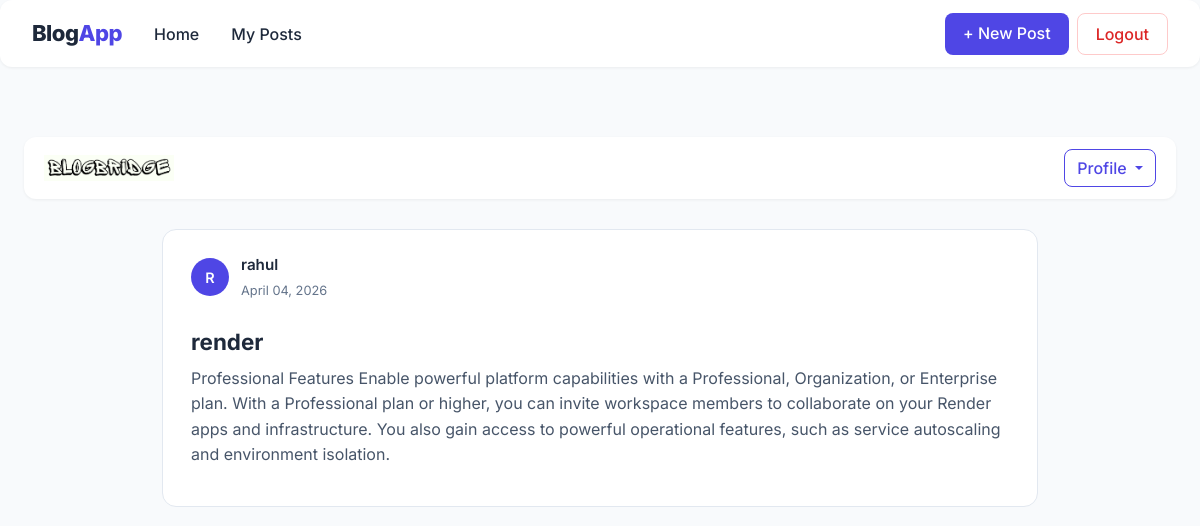
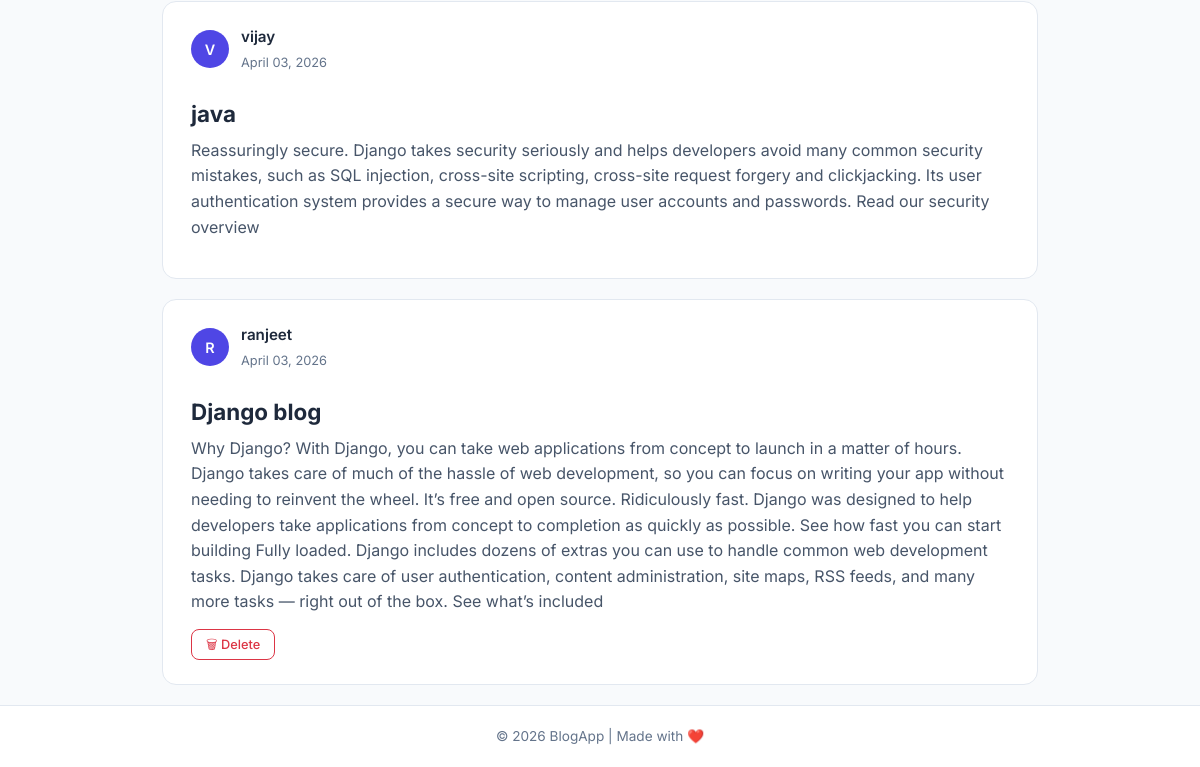
/home/ (signed in), run on an earlier commit of the app's database (2 pictures, top to bottom).
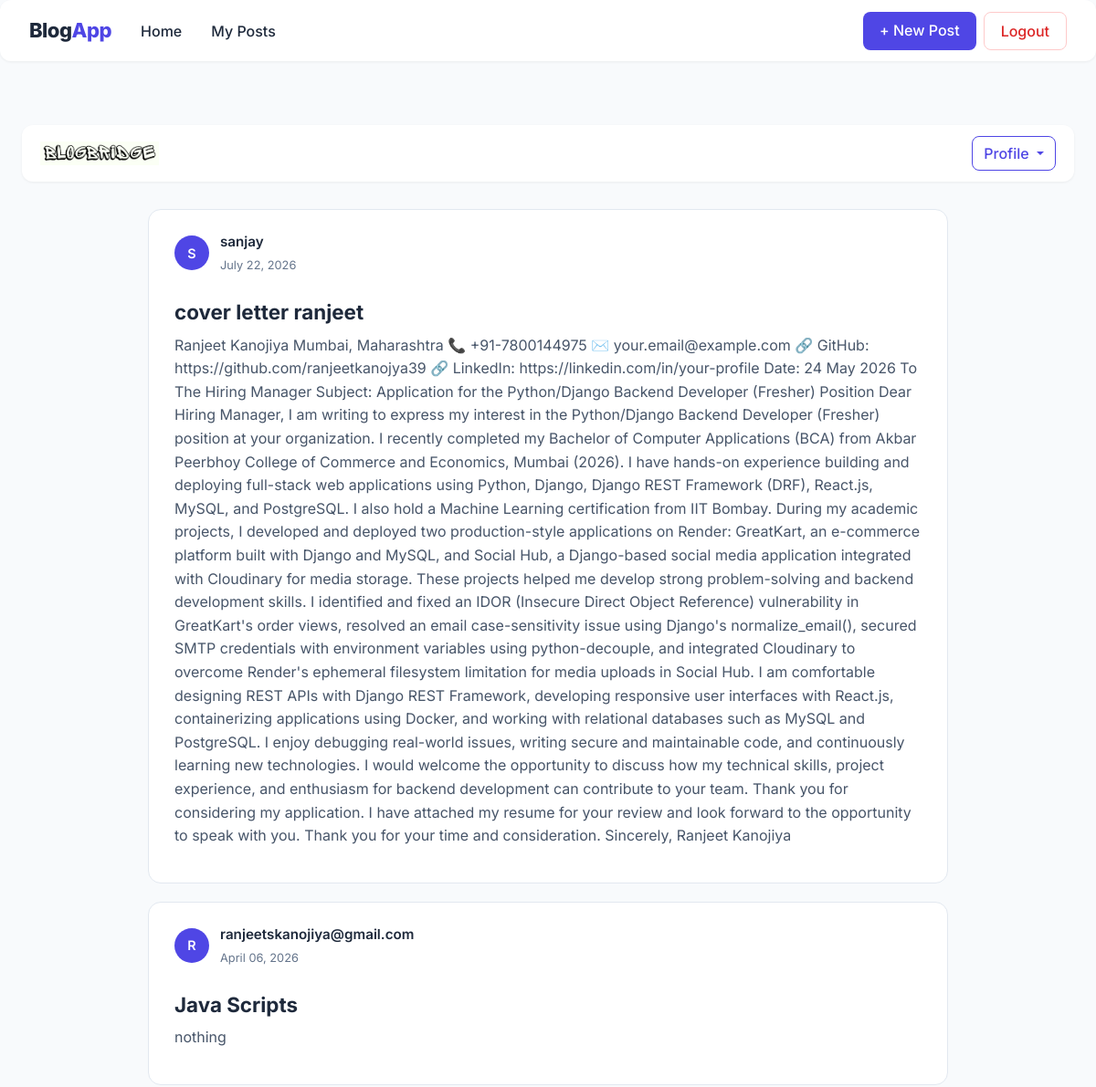
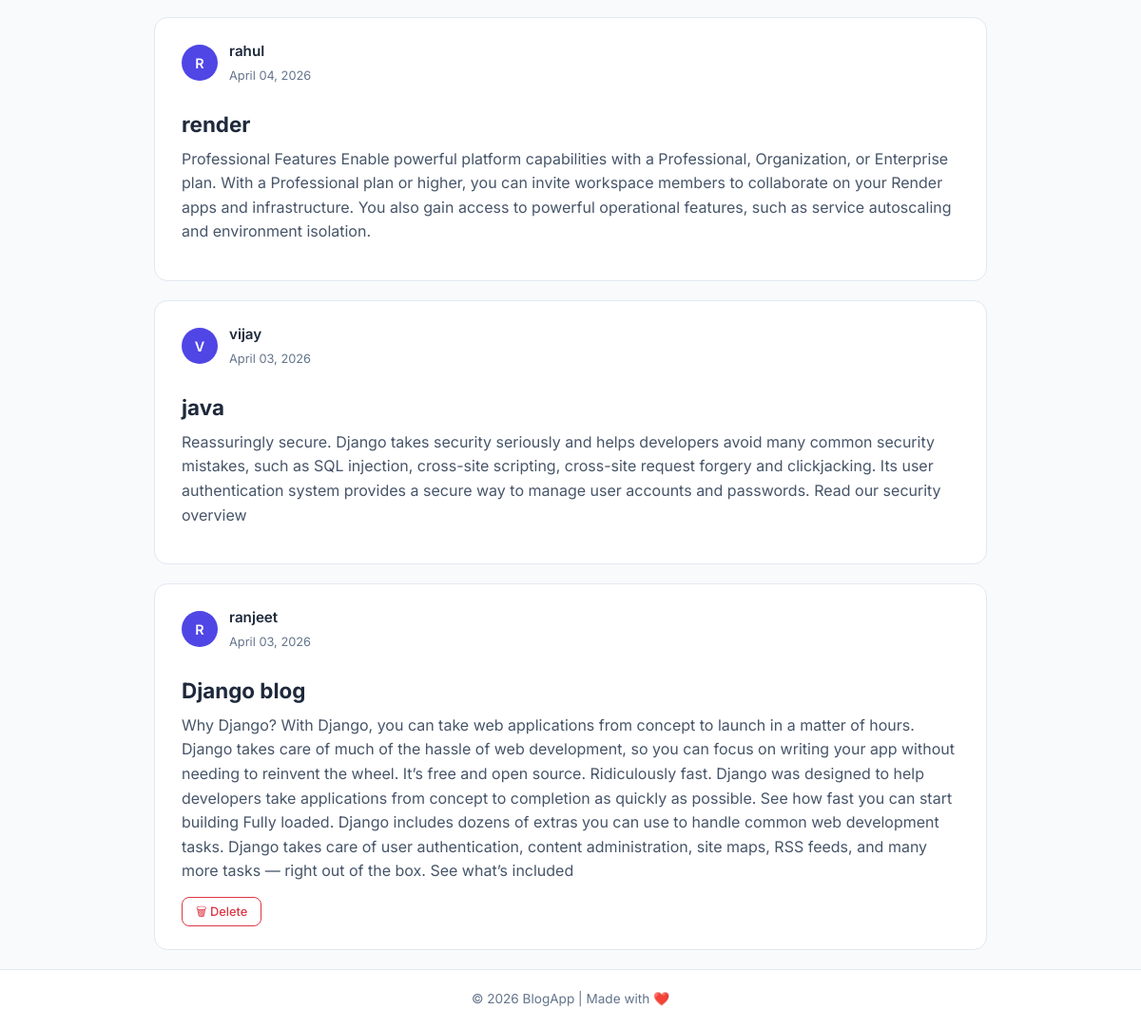
And on a later commit of the database (2 pictures, top to bottom).
### blog/models.py (models this page shows, shortened)
class Posts(models.Model):
    title = models.CharField(max_length=100)
    content = models.TextField()
    date_posted = models.DateTimeField(default= timezone.now)
    author = models.ForeignKey(User , on_delete=models.CASCADE)

### blog/views.py (the view)
# urls.py: path('home/',views.home, name='home-page'),
@login_required(login_url='login-page')
def home(request):
    posts = Posts.objects.all().order_by('-id')  # latest first
    return render(request, "blog/home.html", {'posts': posts})

### blog/templates/blog/home.html (shortened to what this page needs)
{% extends 'blog/base.html' %}
{% load static %}
{% block content %}
<div class="container custom-container">
    <nav class="navbar navbar-expand-lg navbar-light modern-navbar">
        <a href="{% url 'home-page' %}">
            <img src="{% static 'images/pho.png' %}" alt="logo">
        </a>
        <div class="collapse navbar-collapse" id="navbarSupportedContent">
            <div class="dropdown">
                <button class="btn profile-btn dropdown-toggle"
                    type="button" data-bs-toggle="dropdown">
                    Profile
                </button>
            </div>
        </div>
    </nav>
    <div class="container" style="max-width: 900px;">
        {% if posts %}
            {% for post in posts %}
            <div class="post-card">
                <div class="d-flex justify-content-between align-items-center">
                    <div class="post-meta">
                        <div class="author-avatar">{{ post.author.username|slice:":1" }}</div>
                        <div>
                            <p class="author-name">{{ post.author.username }}</p>
                            <span class="post-date">{{ post.date_posted|date:"F d, Y" }}</span>
                        </div>
                    </div>
                </div>
                <h3 class="post-title mt-3">{{ post.title }}</h3>
                <p class="post-content">{{ post.content }}</p>
                {% if post.author == request.user %}
                <form action="{% url 'delete-post' post.id %}" method="POST" class="mb-0">
                    <button type="submit" class="btn btn-outline-danger delete-btn"
                        onclick="return confirm('Delete this post?')">
                        🗑 Delete
                    </button>
                </form>
                {% endif %}
            </div>
            {% endfor %}
        {% else %}
            <div class="empty-state">
                <h3>No posts available</h3>
                <p>Be the first one to share something!</p>
            </div>
        {% endif %}
    </div>
</div>
{% endblock %}

What changed in the data, as far as the page shows it:
added Posts: author.username "S", author.username "sanjay", date_posted "July 22, 2026", title "cover letter ranjeet", content "Ranjeet Kanojiya Mumbai, Maharashtra 📞 +91-7800144975 ✉️ your.email@example.com 🔗 GitHub: https://github.com/ranjeetkanojya39 🔗 LinkedIn: https://linkedin.com/in/your-profile Date: 24 May 2026 To The Hiring Manager Subject: Application for the Python/Django Backend Developer (Fresher) Position Dear Hiring Manager, I am writing to express my interest in the Python/Django Backend Developer (Fresher) position at your organization. I recently completed my Bachelor of Computer Applications (BCA) from Akbar Peerbhoy College of Commerce and Economics, Mumbai (2026). I have hands-on experience building and deploying full-stack web applications using Python, Django, Django REST Framework (DRF),…"
added Posts: author.username "R", author.username "ranjeetskanojiya@gmail.com", date_posted "April 06, 2026", title "Java Scripts", content "nothing"
